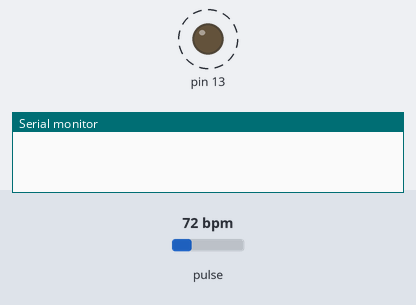
The sketch below on a simulated Arduino Uno, built with avr-gcc and run on an emulated ATmega328P. Shown: output pins drawn as LEDs (lit = HIGH), the last lines printed to the serial monitor. Dashed ring = blinking. The inputs (shaded band) are chosen by the test bench; at power-on: pulse 72 bpm.

Above: at 1.2 s.
1.3 s: pulse set to 42 bpm
At 3.4 s:
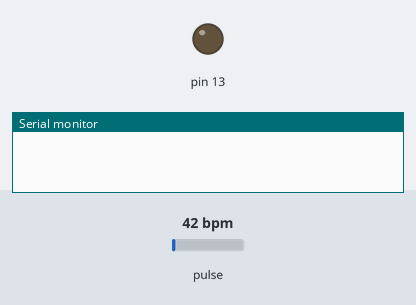
3.7 s: pulse set to 100 bpm
At 4.42 s:
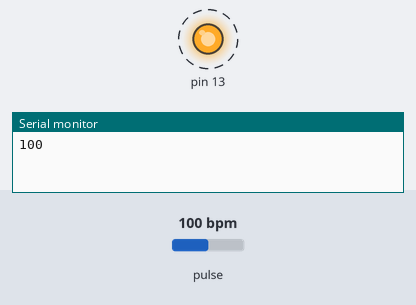
Timing chart, 0 to 12.7 s (numbered marks = the images above; inputs shaded):
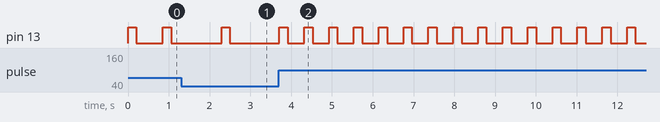

The sketch:

pulse_sensor.ino
```cpp
#define USE_ARDUINO_INTERRUPTS true
#include <PulseSensorPlayground.h>
int currentValue;
int previousValue;
const int PulseWire = 0;
const int LED13 = 13;
int Threshold = 526;

PulseSensorPlayground pulseSensor;
void setup() {
  Serial.begin(9600);
  pulseSensor.analogInput(PulseWire);
  pulseSensor.blinkOnPulse(LED13);
  pulseSensor.setThreshold(Threshold);
   if (pulseSensor.begin()) {
      //This prints one time at Arduino power-up,  or on Arduino reset.
  }
}
void loop() {
 int myBPM = pulseSensor.getBeatsPerMinute();  // Calls function on our pulseSensor object that returns BPM as an "int".
 previousValue=currentValue;                   // "myBPM" hold this BPM value now.
 currentValue=myBPM;
if (pulseSensor.sawStartOfBeat()) {            // Constantly test to see if "a beat happened".
     if (previousValue != currentValue ) {
       // Serial.println(currentValue);
      if(currentValue <=110){
         Serial.println(currentValue);

       }
  }
}
  delay(20);

}
```

Measured:
- after the input at 3.7 s, pin 13: alternates HIGH for 0.20 s and LOW for 0.41 s, starting after 0.62 s
